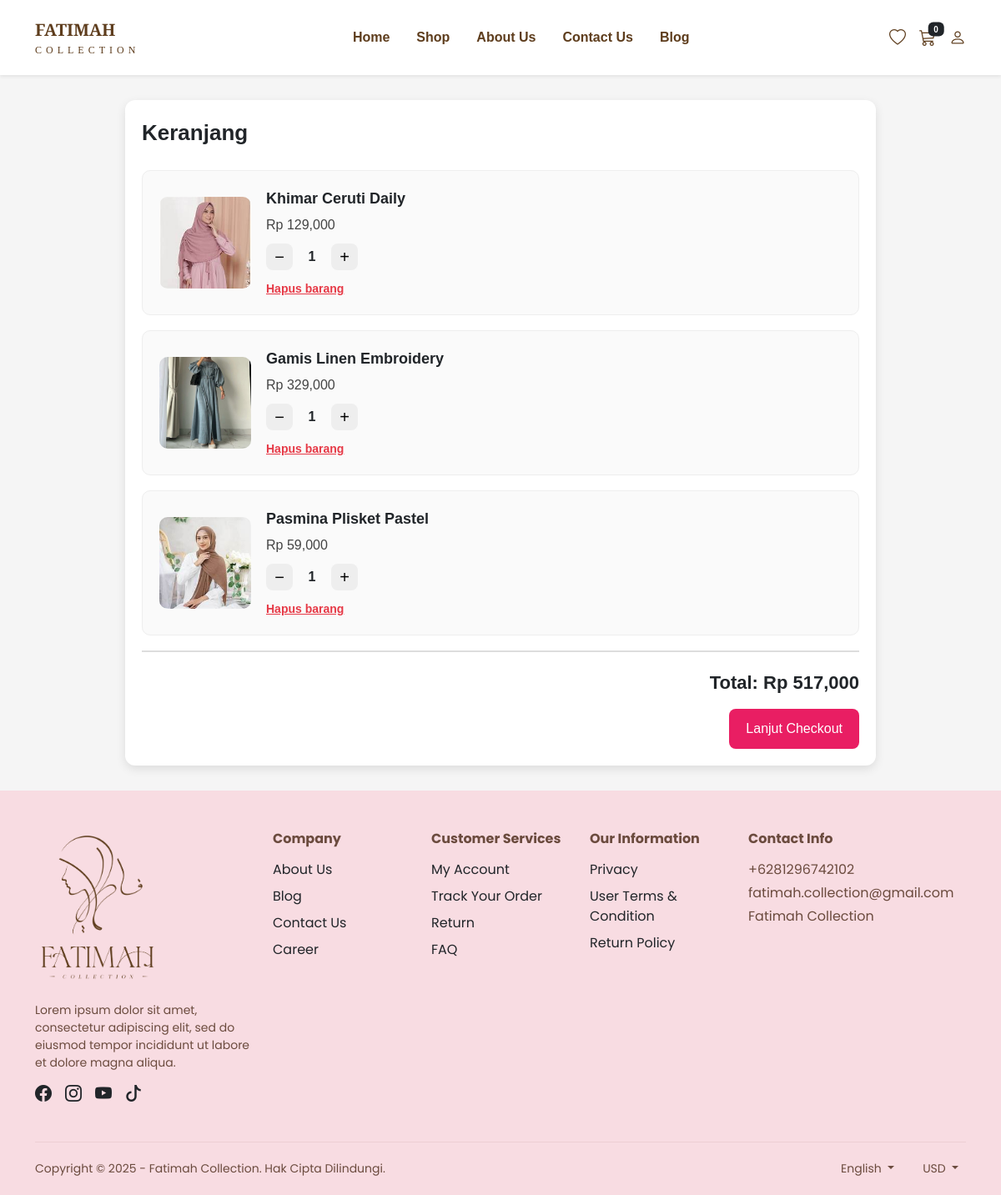
The app's page /cart/cart.php (signed in) with its own data.
### tables this page shows
CREATE TABLE `cart` (
  `id` int(11) NOT NULL,
  `user_id` int(11) NOT NULL,
  `product_id` int(11) NOT NULL,
  `qty` int(11) NOT NULL DEFAULT 1,
  `created_at` timestamp NOT NULL DEFAULT current_timestamp()
);

CREATE TABLE `products` (
  `id` int(11) NOT NULL,
  `sku` varchar(50) DEFAULT NULL,
  `name` varchar(200) NOT NULL,
  `category` varchar(100) NOT NULL,
  `published` tinyint(1) NOT NULL DEFAULT 1,
  `description` text DEFAULT NULL,
  `price` decimal(12,2) NOT NULL,
  `stock` int(11) NOT NULL DEFAULT 0,
  `image` varchar(255) DEFAULT NULL,
  `created_at` datetime DEFAULT current_timestamp()
);

### cart/cart.php (the view, shortened to what this page needs)
<?php
require_once '../app/config/database.php';
$user_id = $_SESSION['user_id'];
$query = "
    SELECT c.id AS cart_id, c.qty, p.name, p.price, p.image
    FROM cart c
    JOIN products p ON p.id = c.product_id
    WHERE c.user_id = ?
";
$stmt = $db->prepare($query);
$stmt->bind_param("i", $user_id);
$stmt->execute();
$result = $stmt->get_result();
$cart = [];
$total_price = 0;
while ($row = $result->fetch_assoc()) {
    $cart[] = $row;
    $total_price += $row['price'] * $row['qty'];
}
if (isset($_SESSION['users'])) {
    include '../public/components/header_user.php';
} else {
    include '../public/components/header_guest.php';
}
?>
<!DOCTYPE html>
<html lang="id">
<head>
    <link rel="stylesheet" href="../public/assets/css/shop.css">
</head>
<body>
<div class="cart-container">
    <div class="cart-title">Keranjang</div>
    <?php if (empty($cart)): ?>
        <p>Keranjang anda kosong.</p>
    <?php else: ?>
        <?php foreach ($cart as $item): ?>
            <div class="cart-item"
               data-id="<?= $item['cart_id']; ?>"
               data-price="<?= $item['price']; ?>">
                <img src="../public/assets/products/<?= $item['image']; ?>">
                <div class="item-info">
                    <div class="item-name"><?= $item['name']; ?></div>
                    <div class="item-price">Rp <?= number_format($item['price']); ?></div>
                    <div class="qty-controls">
                        <button class="qty-btn btn-minus">−</button>
                        <span class="item-qty"><?= $item['qty']; ?></span>
                        <button class="qty-btn btn-plus">+</button>
                    </div>
                    <div class="remove-btn">Hapus barang</div>
                </div>
            </div>
        <?php endforeach; ?>
        <div class="cart-summary" id="cart-summary">
            <div class="summary-price">
                Total: Rp <?= number_format($total_price); ?>
            </div>
            <a href="../checkout/checkout.php" class="checkout-btn">
                Lanjut Checkout
            </a>
        </div>
    <?php endif; ?>
</div>
<?php include '../public/components/footer.php'; ?>
</body>
</html>

### public/assets/css/shop.css (style rules this page uses)
:root { --pink-bg: #fff0f5; --pink-soft: #ffd6e5; --brown: #6d4c41; --brown-dark: #5d4037; --white: #ffffff; --text-dark: #333; }
* { box-sizing: border-box; }
body { margin: 0; padding: 0; font-family: 'Poppins', sans-serif; background: linear-gradient(180deg, var(--pink-bg), var(--pink-soft)); }

### cart/cart.php (style rules this page uses)
body { font-family: Arial, sans-serif; background:#f5f5f5; margin:0; padding:0; }
.cart-container { max-width: 900px; margin: 30px auto; background:#fff; padding:20px; border-radius:12px; box-shadow:0 4px 12px rgba(0,0,0,0.1); }
.cart-title { font-size:26px; font-weight:bold; margin-bottom:25px; }
.cart-item { display:flex; gap:18px; padding:20px; border-radius:10px; margin-bottom:18px; background:#fafafa; border:1px solid #eee; align-items:center; }
.cart-item img { width:110px; height:110px; object-fit:cover; border-radius:10px; }
.item-info { flex:1; }
.item-name { font-size:18px; font-weight:600; }
.item-price { font-size:16px; margin-top:6px; color:#444; }
.qty-controls { margin-top:10px; display:flex; align-items:center; gap:10px; }
.qty-btn { width:32px; height:32px; background:#eee; border:none; border-radius:8px; font-size:20px; cursor:pointer; transition:0.2s; }
.item-qty { min-width:26px; text-align:center; font-size:16px; font-weight:bold; }
.remove-btn { margin-top:12px; color:#e63946; cursor:pointer; font-size:14px; font-weight:bold; text-decoration:underline; }
.cart-summary { padding-top:20px; text-align:right; border-top:2px solid #ddd; }
.summary-price { font-size:22px; font-weight:bold; }
.checkout-btn { margin-top:15px; display:inline-block; padding:12px 20px; background:#e91e63; color:#fff; border-radius:8px; text-decoration:none; font-size:16px; transition:0.3s; }

### records on screen
cart: product.image (picture), product.name "Khimar Ceruti Daily", product.price "129,000", qty "1"
cart: product.image (picture), product.name "Gamis Linen Embroidery", product.price "329,000", qty "1"
cart: product.image (picture), product.name "Pasmina Plisket Pastel", product.price "59,000", qty "1"

### other values on screen
$total_price "517,000"
